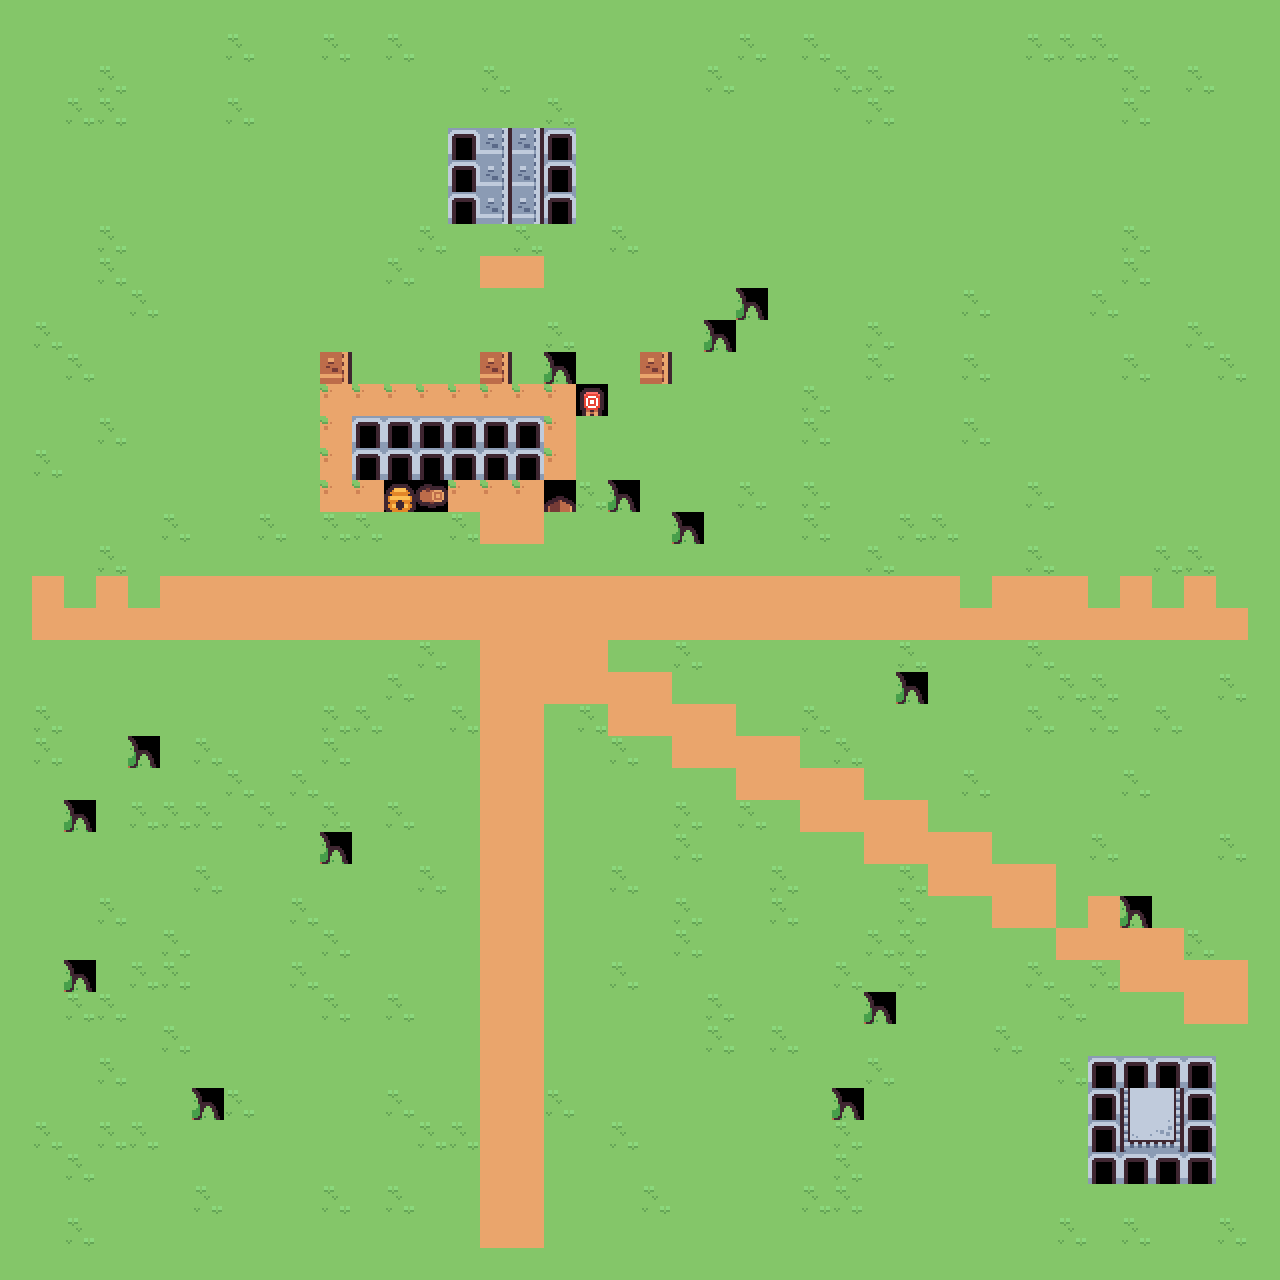

A level layout from a 2D game, rendered from its tile map. Below: a short description, then the map file with its tile-grid data intact:
An orthogonal 40x40 tile map with 32x32 px tiles, 2 tile layers (ground, collision) and 1 object (start).

<map version="1.10" tiledversion="1.10.2" orientation="orthogonal" renderorder="right-down" width="40" height="40" tilewidth="32" tileheight="32" infinite="0">
  <tileset firstgid="1" source="overworld-tileset.tsx" />
    <layer id="1" name="ground" width="40" height="40">
    <data encoding="csv">
1,1,1,1,1,1,1,1,2,1,1,1,1,1,1,1,2,1,1,1,1,1,1,2,1,1,1,2,1,1,2,1,1,1,1,1,2,1,1,1,
1,1,1,1,1,1,1,2,1,1,2,1,2,1,1,1,1,1,1,1,1,1,1,2,1,2,1,1,1,1,1,1,2,2,2,1,1,1,1,1,
1,1,1,2,1,1,1,1,1,1,1,1,1,1,1,2,1,1,1,1,1,1,2,1,1,1,2,2,1,1,1,1,1,1,1,2,1,2,1,1,
1,1,2,2,1,1,1,2,1,1,1,1,1,1,1,1,1,2,1,1,1,1,1,1,1,1,1,2,1,1,1,1,1,1,1,2,1,1,1,1,
16,16,16,16,16,16,16,16,16,16,16,16,16,16,79,80,80,79,16,16,16,16,16,16,16,16,16,16,16,16,16,16,16,16,16,16,16,16,16,16,
16,16,16,16,16,16,16,16,16,16,16,16,16,16,79,80,80,79,16,16,16,16,16,16,16,16,16,16,16,16,16,16,16,16,16,16,16,16,16,16,
16,16,16,16,16,16,16,16,16,16,16,16,16,16,79,80,80,79,16,16,16,16,16,16,16,16,16,16,16,16,16,16,16,16,16,16,16,16,16,16,
1,1,1,2,1,1,1,1,1,1,1,1,1,2,1,1,2,1,1,2,1,1,1,1,1,1,1,1,1,1,1,1,1,1,1,2,1,1,1,2,
5,6,4,2,1,1,1,1,1,1,1,1,2,1,1,26,26,1,1,1,1,1,1,1,1,1,1,1,1,1,11,1,1,1,1,2,11,1,11,1,
2,1,1,1,2,1,1,1,45,45,45,45,45,45,45,45,45,45,45,45,45,45,45,9,1,1,1,1,1,1,2,1,1,1,2,1,1,1,1,1,
4,2,1,1,1,1,1,1,1,49,50,51,1,1,49,50,51,2,1,49,50,51,9,1,1,1,1,2,1,1,1,1,11,1,1,1,11,2,11,1,
1,1,2,1,1,1,1,1,1,73,76,75,1,1,73,76,75,9,1,73,76,75,1,1,1,1,1,2,1,1,2,1,1,1,1,2,1,1,2,1,
4,1,5,6,4,1,4,1,1,1,40,40,40,40,40,40,40,40,96,1,1,1,1,1,1,2,1,1,1,1,4,1,11,1,11,1,1,1,11,1,
1,1,1,2,1,1,1,1,1,1,40,79,79,79,79,79,79,40,1,1,1,1,1,1,1,2,1,1,1,1,2,1,1,1,1,1,1,1,1,1,
4,2,1,1,5,1,1,1,1,1,40,79,79,79,79,79,79,40,1,1,1,1,1,1,1,1,1,1,1,1,1,1,4,1,4,1,4,1,4,1,
2,1,1,1,1,1,1,1,1,1,40,40,95,107,40,40,40,93,2,9,1,1,1,2,1,2,1,1,1,1,1,1,2,1,1,1,1,1,1,1,
4,1,4,6,4,2,5,6,2,1,2,2,1,1,2,26,26,1,1,1,1,9,1,1,1,2,1,1,2,2,1,1,11,1,4,1,1,1,11,2,
1,1,1,2,1,1,1,1,45,45,45,45,45,45,45,45,45,45,45,45,45,45,45,1,1,1,1,2,1,1,1,1,2,1,1,1,2,2,1,1,
26,26,4,26,5,26,26,26,26,26,26,26,26,26,26,26,26,26,26,26,26,26,26,26,26,26,26,26,26,26,11,26,26,26,11,26,11,26,11,26,
26,26,26,26,26,26,26,26,26,26,26,26,26,26,26,26,26,26,26,26,26,26,26,26,26,26,26,26,26,26,26,26,26,26,26,26,26,26,26,26,
4,6,1,1,4,1,4,6,1,1,1,1,1,2,1,26,26,26,26,1,1,2,1,1,1,1,1,1,2,1,1,1,2,1,1,1,1,1,1,1,
1,1,1,1,1,1,1,1,1,1,1,1,2,1,1,26,26,26,26,26,26,1,1,1,1,1,1,1,9,1,1,1,1,2,2,1,1,1,2,2,
2,2,4,1,4,6,4,6,1,1,2,2,1,1,2,26,26,1,2,26,26,26,26,1,1,2,1,1,1,1,1,1,2,1,2,1,2,1,1,1,
1,2,1,1,9,1,2,1,1,1,2,1,1,1,1,26,26,1,1,2,1,26,26,26,26,1,2,1,1,1,1,1,1,1,1,1,1,1,1,1,
5,6,4,6,4,1,5,2,1,2,1,1,1,1,1,26,26,1,1,1,1,1,1,26,26,26,26,1,1,1,2,1,1,1,1,2,1,1,1,1,
1,1,9,1,2,2,2,1,2,1,2,1,2,1,1,26,26,1,1,1,1,2,1,2,1,26,26,26,26,1,1,1,1,1,1,1,1,1,1,1,
1,1,5,1,4,1,1,1,1,1,9,1,1,1,1,26,26,1,1,1,1,2,1,1,1,1,1,26,26,26,26,1,1,1,2,1,1,1,2,1,
1,1,1,1,1,1,2,1,1,1,1,1,1,2,1,26,26,1,1,2,1,1,1,1,2,1,1,1,2,26,26,26,26,1,1,1,1,1,1,1,
4,6,4,2,4,1,5,1,1,2,1,1,1,1,1,26,26,1,1,1,1,2,1,1,2,4,1,1,2,1,1,26,26,4,26,9,1,4,1,1,
1,1,1,1,1,2,1,1,1,1,2,1,1,1,1,26,26,1,1,1,1,2,1,1,1,1,1,2,2,1,1,1,1,26,26,26,26,2,1,1,
1,1,9,1,2,2,1,1,1,2,1,1,1,1,1,26,26,1,1,2,1,1,1,1,1,4,2,4,2,1,1,1,2,4,2,26,26,26,26,1,
1,1,2,2,1,1,1,1,1,1,2,1,2,1,1,26,26,1,1,1,1,1,2,1,1,1,1,9,1,1,1,1,1,2,1,1,1,26,26,26,
1,1,1,1,1,2,1,1,1,1,1,1,1,1,1,26,26,1,1,1,1,1,2,1,2,4,1,4,1,4,1,2,1,1,1,1,1,1,1,26,
1,1,1,2,1,1,1,1,1,1,1,1,1,1,1,26,26,1,1,1,1,1,1,1,1,1,1,2,1,1,1,1,1,2,79,79,79,79,1,1,
2,1,1,1,1,1,9,2,1,1,1,1,2,1,1,26,26,2,1,1,1,1,1,1,1,1,9,4,1,1,1,4,1,1,79,109,111,79,1,1,
1,2,1,2,2,1,1,1,1,1,1,1,1,2,2,26,26,1,1,2,1,1,1,1,1,1,2,1,1,1,1,1,1,1,79,121,123,79,1,1,
1,1,2,1,1,1,1,1,1,1,1,1,1,1,1,26,26,1,1,1,1,1,1,1,1,1,2,4,1,4,1,4,1,1,79,79,79,79,1,1,
1,1,1,1,1,1,2,1,1,1,2,1,2,1,1,26,26,1,1,1,2,1,1,1,1,2,2,1,1,1,1,1,1,1,1,1,1,1,1,1,
1,1,2,1,1,1,1,1,1,1,1,1,1,1,1,26,26,1,1,1,1,1,1,1,1,1,1,1,1,1,1,1,1,2,1,2,1,1,2,1,
1,1,1,1,1,1,2,1,1,1,2,1,2,1,1,26,26,2,1,2,1,2,1,1,1,1,1,1,1,1,1,1,1,1,1,1,1,1,1,1
    </data>
  </layer>
  <layer id="2" name="collision" width="40" height="40">
    <data encoding="csv">
1,1,1,1,1,1,1,1,1,1,1,1,1,1,1,1,1,1,1,1,1,1,1,1,1,1,1,1,1,1,1,1,1,1,1,1,1,1,1,1,
1,0,0,0,0,0,0,0,0,0,0,0,0,0,0,0,0,0,0,0,0,0,0,0,0,0,0,0,0,0,0,0,0,0,0,0,0,0,0,1,
1,0,0,0,0,0,0,0,0,0,0,0,0,0,0,0,0,0,0,0,0,0,0,0,0,0,0,0,0,0,0,0,0,0,0,0,0,0,0,1,
1,0,0,0,0,0,0,0,0,0,0,0,0,0,0,0,0,0,0,0,0,0,0,0,0,0,0,0,0,0,0,0,0,0,0,0,0,0,0,1,
1,1,1,1,1,1,1,1,1,1,1,1,1,1,0,0,0,0,1,1,1,1,1,1,1,1,1,1,1,1,1,1,1,1,1,1,1,1,1,1,
1,1,1,1,1,1,1,1,1,1,1,1,1,1,0,0,0,0,1,1,1,1,1,1,1,1,1,1,1,1,1,1,1,1,1,1,1,1,1,1,
1,1,1,1,1,1,1,1,1,1,1,1,1,1,0,0,0,0,1,1,1,1,1,1,1,1,1,1,1,1,1,1,1,1,1,1,1,1,1,1,
1,0,0,0,0,0,0,0,0,0,0,0,0,0,0,0,0,0,0,0,0,0,0,0,0,0,0,0,0,0,0,0,0,0,0,0,0,0,0,1,
1,1,1,0,0,0,0,0,0,0,0,0,0,0,0,0,0,0,0,0,0,0,0,0,0,0,0,0,0,0,1,0,0,0,0,0,1,0,1,1,
1,0,0,0,0,0,0,0,1,1,1,1,1,1,1,1,1,1,1,1,1,1,1,0,0,0,0,0,0,0,0,0,0,0,0,0,0,0,0,1,
1,0,0,0,0,0,0,0,0,1,1,1,0,0,1,1,1,0,0,1,1,1,0,0,0,0,0,0,0,0,0,0,1,0,0,0,1,0,1,1,
1,0,0,0,0,0,0,0,0,1,0,1,0,0,1,0,1,0,0,1,0,1,0,0,0,0,0,0,0,0,0,0,0,0,0,0,0,0,0,1,
1,0,1,1,1,0,1,0,0,0,0,0,0,0,0,0,0,0,0,0,0,0,0,0,0,0,0,0,0,0,1,0,1,0,1,0,0,0,1,1,
1,0,0,0,0,0,0,0,0,0,0,0,0,0,0,0,0,0,0,0,0,0,0,0,0,0,0,0,0,0,0,0,0,0,0,0,0,0,0,1,
1,0,0,0,1,0,0,0,0,0,0,0,0,0,0,0,0,0,0,0,0,0,0,0,0,0,0,0,0,0,0,0,1,0,1,0,1,0,1,1,
1,0,0,0,0,0,0,0,0,0,0,0,0,0,0,0,0,0,0,0,0,0,0,0,0,0,0,0,0,0,0,0,0,0,0,0,0,0,0,1,
1,0,1,1,1,0,1,1,0,0,0,0,0,0,0,0,0,0,0,0,0,0,0,0,0,0,0,0,0,0,0,0,1,0,1,0,0,0,1,1,
1,0,0,0,0,0,0,0,1,1,1,1,1,1,1,1,1,1,1,1,1,1,1,0,0,0,0,0,0,0,0,0,0,0,0,0,0,0,0,1,
1,0,1,0,1,0,0,0,0,0,0,0,0,0,0,0,0,0,0,0,0,0,0,0,0,0,0,0,0,0,1,0,0,0,1,0,1,0,1,1,
1,0,0,0,0,0,0,0,0,0,0,0,0,0,0,0,0,0,0,0,0,0,0,0,0,0,0,0,0,0,0,0,0,0,0,0,0,0,0,1,
1,1,0,0,1,0,1,1,0,0,0,0,0,0,0,0,0,0,0,0,0,0,0,0,0,0,0,0,0,0,0,0,0,0,0,0,0,0,0,1,
1,0,0,0,0,0,0,0,0,0,0,0,0,0,0,0,0,0,0,0,0,0,0,0,0,0,0,0,0,0,0,0,0,0,0,0,0,0,0,1,
1,0,1,0,1,1,1,1,0,0,0,0,0,0,0,0,0,0,0,0,0,0,0,0,0,0,0,0,0,0,0,0,0,0,0,0,0,0,0,1,
1,0,0,0,0,0,0,0,0,0,0,0,0,0,0,0,0,0,0,0,0,0,0,0,0,0,0,0,0,0,0,0,0,0,0,0,0,0,0,1,
1,1,1,1,1,0,1,0,0,0,0,0,0,0,0,0,0,0,0,0,0,0,0,0,0,0,0,0,0,0,0,0,0,0,0,0,0,0,0,1,
1,0,0,0,0,0,0,0,0,0,0,0,0,0,0,0,0,0,0,0,0,0,0,0,0,0,0,0,0,0,0,0,0,0,0,0,0,0,0,1,
1,0,1,0,1,0,0,0,0,0,0,0,0,0,0,0,0,0,0,0,0,0,0,0,0,0,0,0,0,0,0,0,0,0,0,0,0,0,0,1,
1,0,0,0,0,0,0,0,0,0,0,0,0,0,0,0,0,0,0,0,0,0,0,0,0,0,0,0,0,0,0,0,0,0,0,0,0,0,0,1,
1,1,1,0,1,0,1,0,0,0,0,0,0,0,0,0,0,0,0,0,0,0,0,0,0,1,0,0,0,0,0,0,0,1,0,0,0,1,0,1,
1,0,0,0,0,0,0,0,0,0,0,0,0,0,0,0,0,0,0,0,0,0,0,0,0,0,0,0,0,0,0,0,0,0,0,0,0,0,0,1,
1,0,0,0,0,0,0,0,0,0,0,0,0,0,0,0,0,0,0,0,0,0,0,0,0,1,0,1,0,0,0,0,0,1,0,0,0,0,0,1,
1,0,0,0,0,0,0,0,0,0,0,0,0,0,0,0,0,0,0,0,0,0,0,0,0,0,0,0,0,0,0,0,0,0,0,0,0,0,0,1,
1,0,0,0,0,0,0,0,0,0,0,0,0,0,0,0,0,0,0,0,0,0,0,0,0,1,0,1,0,1,0,0,0,0,0,0,0,0,0,1,
1,0,0,0,0,0,0,0,0,0,0,0,0,0,0,0,0,0,0,0,0,0,0,0,0,0,0,0,0,0,0,0,0,0,0,0,0,0,0,1,
1,0,0,0,0,0,0,0,0,0,0,0,0,0,0,0,0,0,0,0,0,0,0,0,0,0,0,1,0,0,0,1,0,0,0,0,0,0,0,1,
1,0,0,0,0,0,0,0,0,0,0,0,0,0,0,0,0,0,0,0,0,0,0,0,0,0,0,0,0,0,0,0,0,0,0,0,0,0,0,1,
1,0,0,0,0,0,0,0,0,0,0,0,0,0,0,0,0,0,0,0,0,0,0,0,0,0,0,1,0,1,0,1,0,0,0,0,0,0,0,1,
1,0,0,0,0,0,0,0,0,0,0,0,0,0,0,0,0,0,0,0,0,0,0,0,0,0,0,0,0,0,0,0,0,0,0,0,0,0,0,1,
1,0,0,0,0,0,0,0,0,0,0,0,0,0,0,0,0,0,0,0,0,0,0,0,0,0,0,0,0,0,0,0,0,0,0,0,0,0,0,1,
1,1,1,1,1,1,1,1,1,1,1,1,1,1,1,1,1,1,1,1,1,1,1,1,1,1,1,1,1,1,1,1,1,1,1,1,1,1,1,1
    </data>
  </layer>
  <objectgroup id="3" name="objects">
    <object id="1" name="start" type="start" x="480" y="480" width="32" height="32" />
  </objectgroup>
</map>
